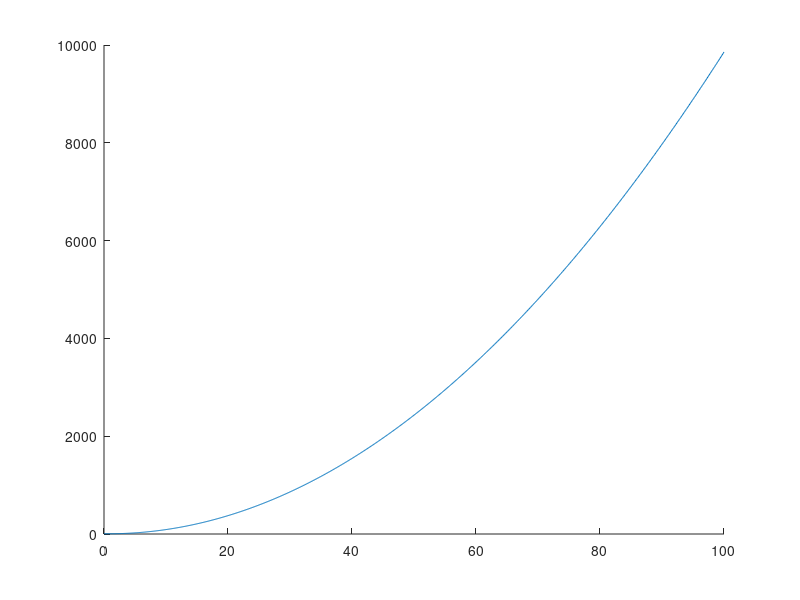

Here is the MATLAB script that generated this plot: (Note: this script raises an error after producing the figure.)
%% Markov Chain Monte Carlo algorithm
% Developed for use with SPR MPDPDE Fitting algorithm


%% Test MCMC

testFunction = @(p,t) ((t-p(1)).^2 + (t-p(2)).^2)/2;

testParams = [3 -1.5];
testDomain = linspace(0,100,1000);
testData = testFunction(testParams,testDomain);

figure; clf; hold on;
plot(testDomain,testData);


initialparams = [1 -4];
params_fit = simulateMCMC(testFunction,testDomain,testData,initialparams,[-100 -100],[100 100]);

%% Initialize parameters

% Open data

% Set initial parameters



%% Call MCMC





%% Call function to display posterior distributions